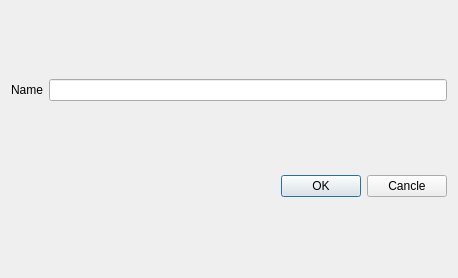
<?xml version="1.0" encoding="UTF-8"?>
<ui version="4.0">
 <class>Dialog</class>
 <widget class="QDialog" name="Dialog">
  <property name="geometry">
   <rect>
    <x>0</x>
    <y>0</y>
    <width>458</width>
    <height>278</height>
   </rect>
  </property>
  <property name="windowTitle">
   <string>Dialog</string>
  </property>
  <layout class="QVBoxLayout" name="verticalLayout">
   <item>
    <layout class="QHBoxLayout" name="horizontalLayout">
     <item>
      <widget class="QLabel" name="label">
       <property name="text">
        <string>Name</string>
       </property>
       <property name="buddy">
        <cstring>lineEdit</cstring>
       </property>
      </widget>
     </item>
     <item>
      <widget class="QLineEdit" name="lineEdit"/>
     </item>
    </layout>
   </item>
   <item>
    <layout class="QHBoxLayout" name="horizontalLayout_2">
     <item>
      <spacer name="horizontalSpacer">
       <property name="orientation">
        <enum>Qt::Horizontal</enum>
       </property>
       <property name="sizeHint" stdset="0">
        <size>
         <width>40</width>
         <height>20</height>
        </size>
       </property>
      </spacer>
     </item>
     <item>
      <widget class="QPushButton" name="pushButton">
       <property name="text">
        <string>OK</string>
       </property>
      </widget>
     </item>
     <item>
      <widget class="QPushButton" name="pushButton_2">
       <property name="text">
        <string>Cancle</string>
       </property>
      </widget>
     </item>
    </layout>
   </item>
  </layout>
 </widget>
 <resources/>
 <connections/>
</ui>
